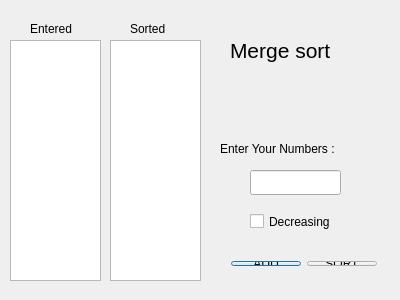
<?xml version="1.0" encoding="UTF-8"?>
<ui version="4.0">
 <class>Dialog</class>
 <widget class="QDialog" name="Dialog">
  <property name="geometry">
   <rect>
    <x>0</x>
    <y>0</y>
    <width>400</width>
    <height>300</height>
   </rect>
  </property>
  <property name="windowTitle">
   <string>Merge Sort</string>
  </property>
  <widget class="QListWidget" name="listEnter">
   <property name="geometry">
    <rect>
     <x>10</x>
     <y>40</y>
     <width>91</width>
     <height>241</height>
    </rect>
   </property>
  </widget>
  <widget class="QListWidget" name="list_sort">
   <property name="geometry">
    <rect>
     <x>110</x>
     <y>40</y>
     <width>91</width>
     <height>241</height>
    </rect>
   </property>
  </widget>
  <widget class="QLabel" name="label">
   <property name="geometry">
    <rect>
     <x>30</x>
     <y>20</y>
     <width>67</width>
     <height>17</height>
    </rect>
   </property>
   <property name="text">
    <string>Entered</string>
   </property>
  </widget>
  <widget class="QLabel" name="label_2">
   <property name="geometry">
    <rect>
     <x>130</x>
     <y>20</y>
     <width>67</width>
     <height>17</height>
    </rect>
   </property>
   <property name="text">
    <string>Sorted</string>
   </property>
  </widget>
  <widget class="QLineEdit" name="txtNum">
   <property name="geometry">
    <rect>
     <x>250</x>
     <y>170</y>
     <width>91</width>
     <height>25</height>
    </rect>
   </property>
   <property name="inputMethodHints">
    <set>Qt::ImhDigitsOnly|Qt::ImhHiddenText</set>
   </property>
   <property name="alignment">
    <set>Qt::AlignCenter</set>
   </property>
  </widget>
  <widget class="QLabel" name="label_3">
   <property name="geometry">
    <rect>
     <x>220</x>
     <y>140</y>
     <width>171</width>
     <height>17</height>
    </rect>
   </property>
   <property name="text">
    <string>Enter Your Numbers :</string>
   </property>
  </widget>
  <widget class="QWidget" name="layoutWidget">
   <property name="geometry">
    <rect>
     <x>220</x>
     <y>250</y>
     <width>168</width>
     <height>27</height>
    </rect>
   </property>
   <layout class="QHBoxLayout" name="horizontalLayout">
    <item>
     <widget class="QPushButton" name="btnAdd">
      <property name="text">
       <string>ADD</string>
      </property>
     </widget>
    </item>
    <item>
     <widget class="QPushButton" name="btnSort">
      <property name="text">
       <string>SORT</string>
      </property>
     </widget>
    </item>
   </layout>
  </widget>
  <widget class="QLabel" name="lbli">
   <property name="geometry">
    <rect>
     <x>230</x>
     <y>30</y>
     <width>141</width>
     <height>41</height>
    </rect>
   </property>
   <property name="font">
    <font>
     <pointsize>16</pointsize>
    </font>
   </property>
   <property name="text">
    <string>Merge sort</string>
   </property>
  </widget>
  <widget class="QCheckBox" name="Chbox_mode">
   <property name="geometry">
    <rect>
     <x>250</x>
     <y>210</y>
     <width>101</width>
     <height>23</height>
    </rect>
   </property>
   <property name="text">
    <string>Decreasing</string>
   </property>
  </widget>
 </widget>
 <layoutdefault spacing="6" margin="11"/>
 <tabstops>
  <tabstop>btnAdd</tabstop>
  <tabstop>btnSort</tabstop>
  <tabstop>txtNum</tabstop>
  <tabstop>list_sort</tabstop>
  <tabstop>listEnter</tabstop>
 </tabstops>
 <resources/>
 <connections/>
</ui>
